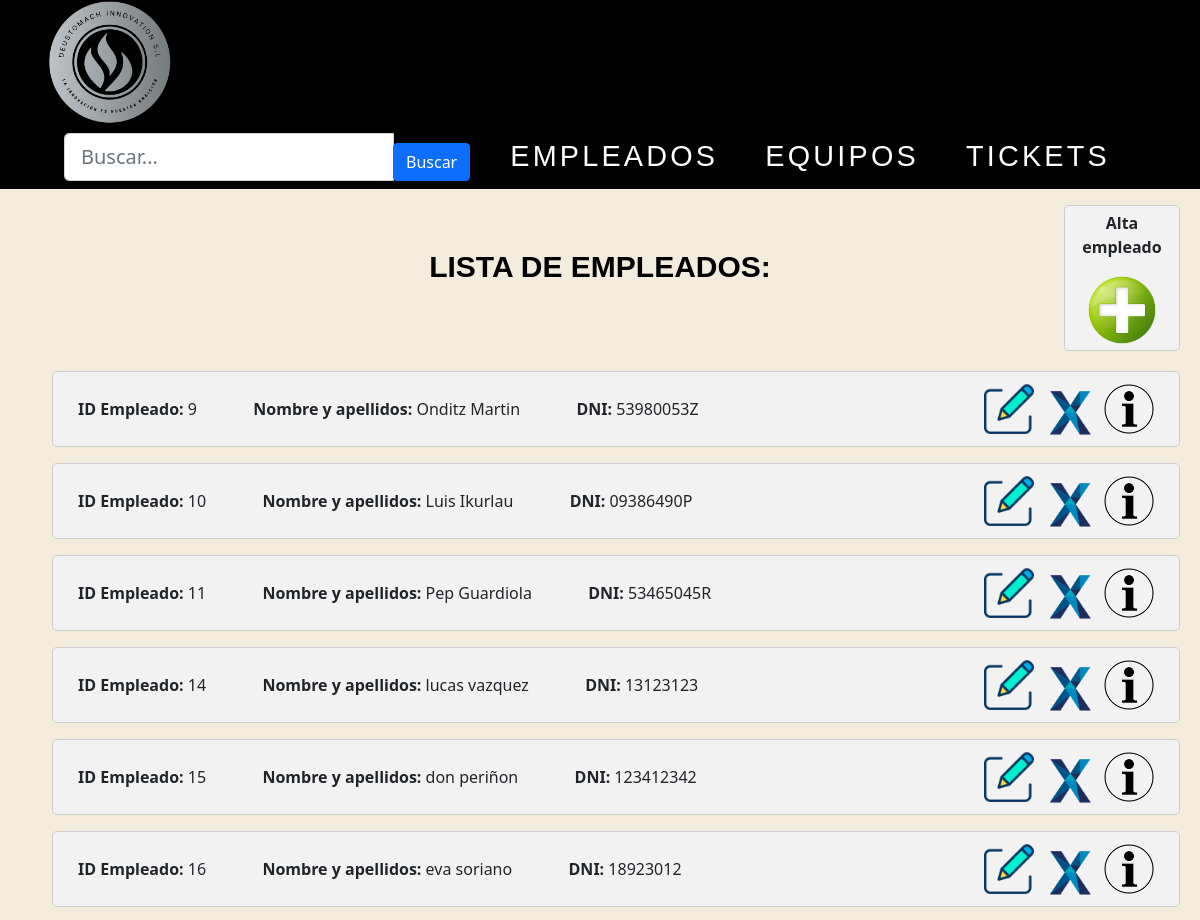
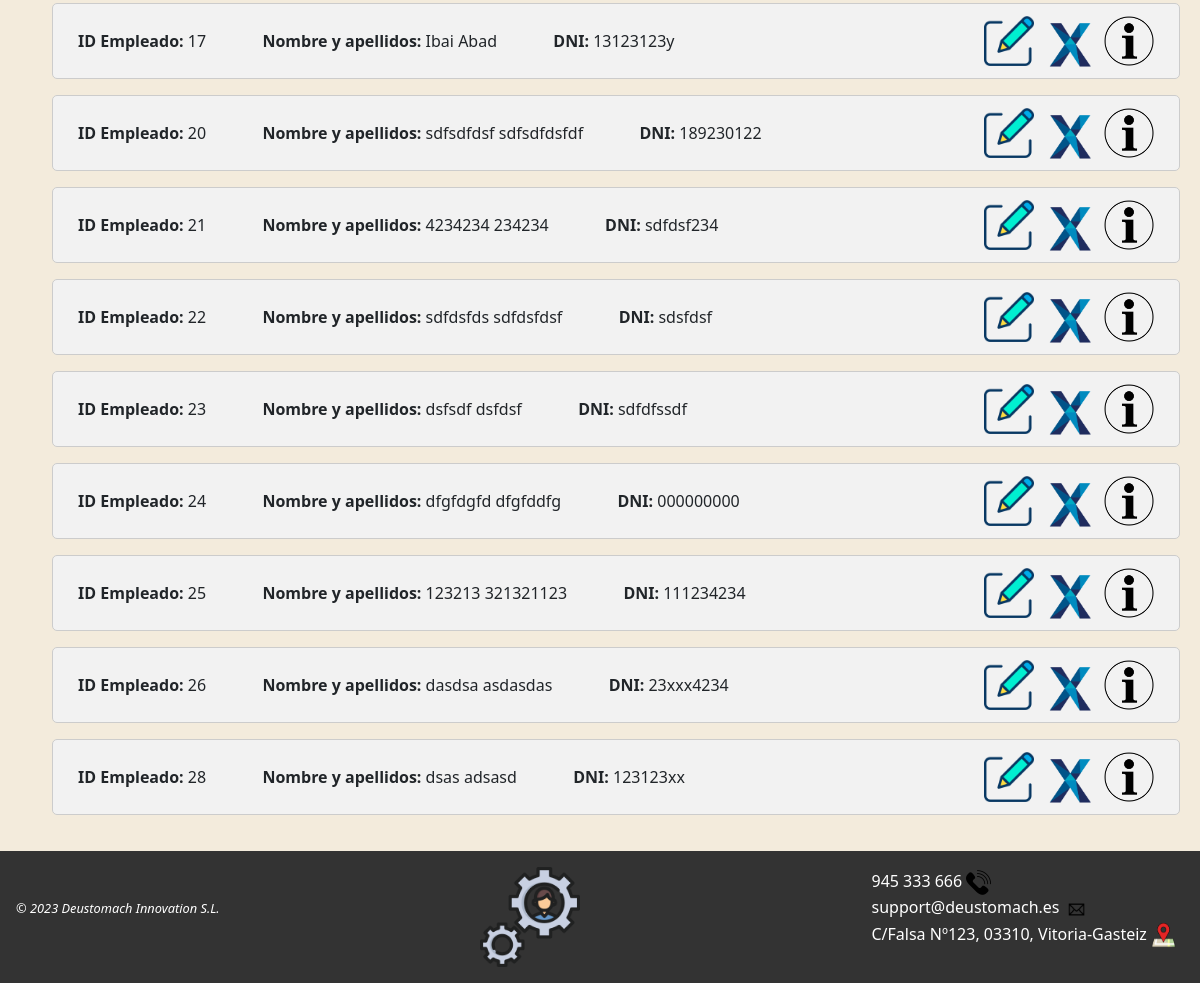
/AppWeb/listadoEmpleados/, run on the app's committed database (2 pictures, top to bottom).
### AppWeb/models.py (models this page shows, shortened)
class Empleado(models.Model):
    dni = models.CharField(max_length=9, unique=True)
    nombre = models.CharField(max_length=15)
    apellidos = models.CharField(max_length=25)
    email = models.CharField(max_length=30)
    telefono = models.IntegerField(default=0)

### AppWeb/views.py (the view)
# urls.py: path('AppWeb/listadoEmpleados/', views.ListaEmpleado.as_view(), name='listado-empleado'),
class ListaEmpleado(ListView):
    model = Empleado
    template_name = 'listadoEmpleados.html'
    context_object_name = 'empleados'
    def get_queryset(self):
        queryset = super().get_queryset()
        busqueda = self.request.GET.get("buscar")
        if busqueda:
            queryset = queryset.filter(
                Q(dni__icontains=busqueda) |
                Q(nombre__icontains=busqueda) |
                Q(apellidos__icontains=busqueda)
            ).distinct()
        return queryset

### AppWeb/Templates/listadoEmpleados.html
{% extends "homeEmpleados.html" %}
{% load static %}
{% block contenido %}
<div class="contenido">
    <div id="totalalta">
        <div id="titulos">
            <h1>LISTA DE EMPLEADOS:</h1>
        </div>
        <div id="mas">
            <p><b>Alta empleado</b></p>
            <a href="{% url 'gestion:crear-empleado' %}"><img class="centrado" src="{% static 'images/añadirusr.png' %}"
                    width="70px" title="Crear un empleado nuevo"></a>
        </div>
    </div>
    {% if object_list %}
    {% for emp in object_list %}
    <ul>
        <div class="objetos">
            <span><b>ID Empleado: </b>{{emp.id}} </span> &emsp;&emsp;&emsp;
            <span><b>Nombre y apellidos: </b>{{emp.nombre}} {{emp.apellidos}} </span> &emsp;&emsp;&emsp;
            <span><b>DNI: </b>{{ emp.dni }} </span>
            <a id="objetos1" href="{% url 'gestion:detalle-empleado' emp.id %}"><img
                    src="{% static 'images/info.png' %}" title="Pulsa para ver los detalles del empleado"
                    width="50px"></a>
            <a id="objetos1" href="{% url 'gestion:borrar-empleado' emp.id %}"><img
                    src="{% static 'images/delete.png' %}" title="Haz clic para eliminar al empleado" width="50px"></a>
            <a id="objetos1" href="{% url 'gestion:modificar-empleado' emp.id %}"><img
                    src="{% static 'images/editar.png' %}" title="Haz clic para editar este empleado" width="50px"></a>
        </div>
    </ul>
    {% endfor %}
    {% else %}
    <h1>No hay empleados disponibles</h1>
    {% endif %}
</div>
{% endblock %}

### AppWeb/static/css/Estilo.css (style rules this page uses)
img { max-width: 100%; height: auto; }
body { background-color: #f3ebdc; position: relative; display: flex; flex-direction: column; min-height: 100vh; }
#totalalta { display: inline; margin-top: auto; }
#titulos { margin-top: 40px; margin-bottom: -100px; }
#mas { margin-left: auto; margin-right: 0; margin-bottom: 20px; padding: 5px; background-color: #f2f2f2; border-radius: 5px; border: 1px solid #ccc; max-width: 10%; text-align: center; }
.contenido { margin: 0 auto; max-width: 1400px; padding: 20px; }
h1 { font-weight: 700; color: black; font-family: sans-serif; font-size: 30px; text-align: center; margin-bottom: 20px; }
#objetos1 { margin-left: 10px; margin-top: -13px; float: right; }
.objetos { justify-content: space-between; background-color: #f2f2f2; padding: 25px; border-radius: 5px; border: 1px solid #ccc; }
a { color: white; text-decoration: none; }

### data on the page
Empleado: id "9", nombre "Onditz", apellidos "Martin", dni "53980053Z"
Empleado: id "10", nombre "Luis", apellidos "Ikurlau", dni "09386490P"
Empleado: id "11", nombre "Pep", apellidos "Guardiola", dni "53465045R"
Empleado: id "14", nombre "lucas", apellidos "vazquez", dni "13123123"
Empleado: id "15", nombre "don", apellidos "periñon", dni "123412342"
Empleado: id "16", nombre "eva", apellidos "soriano", dni "18923012"
Empleado: id "17", nombre "Ibai", apellidos "Abad", dni "13123123y"
Empleado: id "20", nombre "sdfsdfdsf", apellidos "sdfsdfdsfdf", dni "189230122"
Empleado: id "21", nombre "4234234", apellidos "234234", dni "sdfdsf234"
Empleado: id "22", nombre "sdfdsfds", apellidos "sdfdsfdsf", dni "sdsfdsf"
Empleado: id "23", nombre "dsfsdf", apellidos "dsfdsf", dni "sdfdfssdf"
Empleado: id "24", nombre "dfgfdgfd", apellidos "dfgfddfg", dni "000000000"
Empleado: id "25", nombre "123213", apellidos "321321123", dni "111234234"
Empleado: id "26", nombre "dasdsa", apellidos "asdasdas", dni "23xxx4234"
Empleado: id "28", nombre "dsas", apellidos "adsasd", dni "123123xx"
